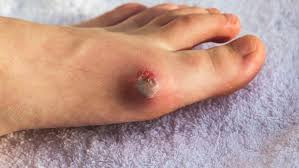
#> input picture Imgfiles/img1.jpeg, 299 x 168 px; its folder holds only this picture in this run
$ python processing.py
#> lines starting #> are read from the running program, lines starting #| are printed output that depends on the picture
import os
from PIL import Image, ExifTags
from skimage import io, transform, color
import numpy as np

folder_path = 'Imgfiles'
output_folder = 'processed-imgs'

if not os.path.exists(output_folder):
    os.makedirs(output_folder)

new_size = (800, 600)


def correct_orientation(img):
    try:
        for orientation in ExifTags.TAGS.keys():
            if ExifTags.TAGS[orientation] == 'Orientation':
                break

        exif = img._getexif()
        if exif is not None:
            orientation = exif.get(orientation)
            if orientation == 3:
                img = img.rotate(180, expand=True)
            elif orientation == 6:
                img = img.rotate(270, expand=True)
            elif orientation == 8:
                img = img.rotate(90, expand=True)
    except (AttributeError, KeyError, IndexError):
        pass
    return img


for filename in os.listdir(folder_path):
    if filename.lower().endswith(('.png', '.jpg', '.jpeg', '.bmp', '.gif')):
        img_path = os.path.join(folder_path, filename)
        with Image.open(img_path) as img:
#> img is the input picture: PIL image 299x168 RGB; mean R, G, B 186, 150.4, 140.7
            img = correct_orientation(img)
            img = np.array(img)
            resized_img = transform.resize(img, new_size, anti_aliasing=True)
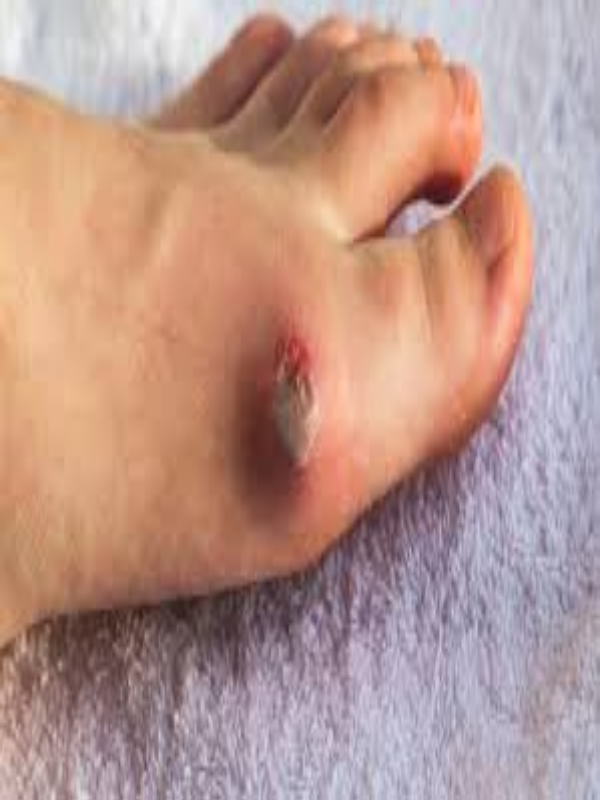
#> resized_img: shape (800, 600, 3) float64; mean R, G, B 0.729, 0.59, 0.552
            gray_img = color.rgb2gray(resized_img)
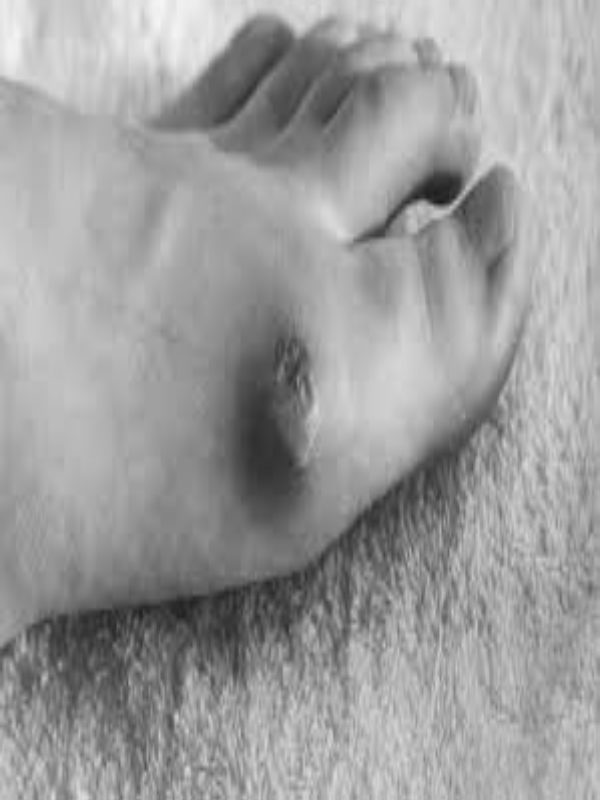
#> gray_img: shape (800, 600) float64; min 0.102, max 0.968, mean 0.617
            gray_img = (gray_img * 255).astype(np.uint8)
            output_path = os.path.join(output_folder, filename)
            io.imsave(output_path, gray_img, check_contrast=False)

print(f"Processed all images and saved to {output_folder}")
